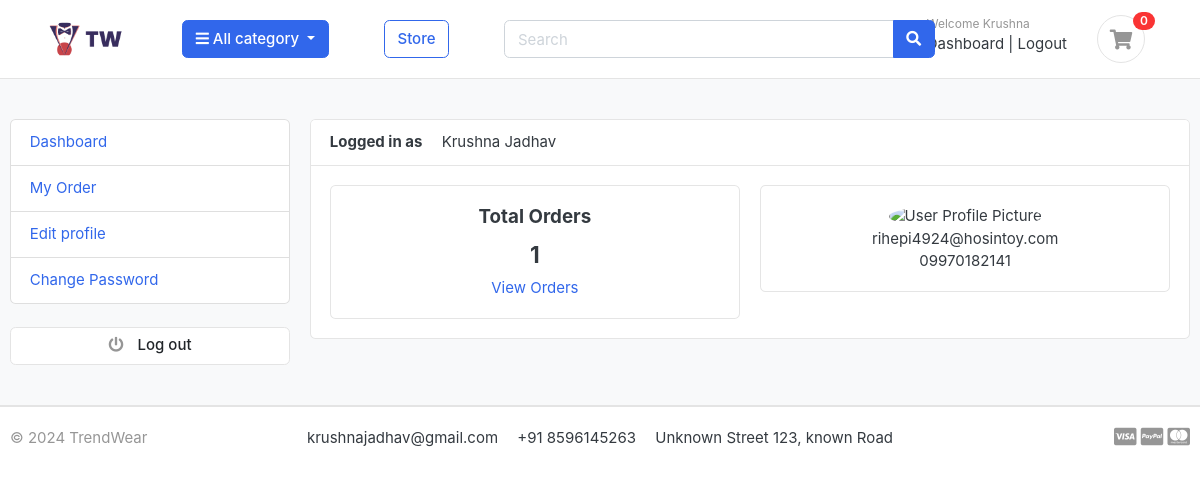
Page /accounts/dashboard/ (signed in) on the committed database.
### accounts/models.py (models this page shows, shortened)
class Account(AbstractBaseUser):
    first_name   = models.CharField(max_length=50)
    last_name    = models.CharField(max_length=50)
    username     = models.CharField(max_length=50,unique=True)
    email        = models.EmailField(max_length=100,unique=True)
    phone_number = models.CharField(max_length=50)
    date_joined   = models.DateTimeField(auto_now_add=True)
    last_login    = models.DateTimeField(auto_now_add=True)
    is_admin      = models.BooleanField(default=False)
    is_staff      = models.BooleanField(default=False)
    is_active     = models.BooleanField(default=False)
    is_superadmin = models.BooleanField(default=False)
    USERNAME_FIELD = 'email'
    REQUIRED_FIELDS =['username','first_name','last_name']
    objects=MyAccountManager()
    def full_name(self):
        return f'{self.first_name} {self.last_name}'

### accounts/views.py (the view)
# urls.py: path('dashboard/',v.dashboard,name='dashboard'),
@login_required(login_url='login')
def dashboard(request):
    orders= Order.objects.order_by('-created_at').filter(user_id=request.user.id, is_ordered=True)
    orders_count=orders.count()
    context={
        'orders_count':orders_count,
    }
    return render(request,'accounts/dashboard.html',context)

### EK_app/context_processors.py (called while the page is built)
def menu_links(request):
    links = Category.objects.all()
    return dict(links=links)

### EK_app/models.py (called while the page is built)
    def get_url(self):
        return reverse('products_by_category',args=[self.slug])

### cart/context_processors.py (called while the page is built)
def counter(request):
    cart_count=0
    if 'admin' in request.path:
        return {}
    else:
        try:
            cart=Cart.objects.filter(cart_id=_cart_id(request))
            if request.user.is_authenticated:
                cart_items = CartItem.objects.all().filter(user=request.user)
            else:
                cart_items = CartItem.objects.all().filter(cart=cart[:1])
            for cart_item in cart_items:
                cart_count  += cart_item.quantity
        except Cart.DoesNotExist:
            cart_count=0
    return dict(cart_count=cart_count)

### cart/views.py (called while the page is built)
def _cart_id(request):
    cart=request.session.session_key
    if not cart:
        cart=request.session.create()
    return cart

### EK_app/templates/accounts/dashboard.html (shortened to what this page needs)
{% extends "base.html" %}
{% block content %}
<section class="section-conten padding-y bg">
    <div class="container">
        <div class="row">
       {% include "includes/dashboard_sidebar.html" %}
        <main class="col-md-9">
            <article class="card">
            <header class="card-header">
                <strong class="d-inline-block mr-3">Logged in as </strong>
                <span>{{ user.full_name }}</span>
            </header>
            <div class="card-body">
                <div class="row">
                    <div class="col-md-6">
                        <div class="card" style="text-align:center;">
                            <div class="card-body">
                                <h5 class="card-title">Total Orders</h5>
                                <h4>{{orders_count}}</h4>
                                <a href="{% url "my_orders" %}">View Orders</a>
                            </div>
                        </div>
                    </div>
                    <div class="col-md-6">
                        <div class="card" style="text-align:center;">
                            <div class="card-body">
                               <img src="https://www.w3schools.com/howto/img_avatar.png" alt="User Profile Picture" width="50" height="50" style="border-radius:50%;">
                               <p class="mb-0">{{user.email}}</p>
                               <p>{{user.phone_number}}</p>
                            </div>
                        </div>
                    </div>
                </div>
            </div>
            </article>
        </main>
    </div>
    </div>
    </section>
{% endblock content %}

### EK_app/templates/includes/navbar.html (shortened to what this page needs)
{% load static %}
<header class="section-header">
    <section class="header-main border-bottom">
        <div class="container-fluid">
    <div class="row align-items-center">
        <div class="">
            <a href="/" class="brand-wrap">
                <img class="logo ml-5 mr-5"  src="{% static "./images/logo1.png" %}" >
            </a>
        </div>
        <div class="col-lg col-sm col-md col-6 flex-grow-0">
            <div class="category-wrap dropdown d-inline-block float-right">
                <button type="button" class="btn btn-primary dropdown-toggle" data-toggle="dropdown">
                    <i class="fa fa-bars"></i> All category
                </button>
            </div>
        </div>
        <a href="{% url "storev" %}" class="btn btn-outline-primary ml-5">Store</a>
        <div class="col-lg  col-md-6 col-sm-12 col">
            <form action="{% url "search" %}" class="search" method='GET'>
                <div class="input-group w-70 ml-5 ">
                    <input type="text" class="form-control" style="width:60%;" placeholder="Search" name="keyword">
                    <div class="input-group-append">
                      <button class="btn btn-primary " type="submit">
                        <i class="fa fa-search"></i>
                      </button>
                    </div>
                </div>
            </form>
        </div>
        <div class="col-lg-3 col-sm-6 col-8 order-2 order-lg-3">
                    <div class="d-flex justify-content-end mb-3 mb-lg-0">
                        {% if user.id is None %}
                        <div class="widget-header mr-4">
                            <small class="title text-muted">Welcome guest!</small>
                            <div>
                                <a href="{% url 'login' %}">Sign in</a> <span class="dark-transp"> | </span>
                                <a href="{% url 'register' %}"> Register</a>
                            </div>
                        </div>
                        {% else %}
                        <div class="widget-header">
                            <small class="title text-muted">Welcome {{user.first_name}}</small>
                            <div>
                                <a href="{% url "dashboard" %}">Dashboard</a> <span class="dark-transp"> | </span>
                                <a href="{% url 'logout' %}">Logout</a>
                            </div>
                        </div>
                        {% endif %}
                        <a href="{% url "cart" %}" class="widget-header pl-3 ml-3">
                            <div class="icon icon-sm rounded-circle border mr-5"><i class="fa fa-shopping-cart"></i></div>
                            <span class="badge badge-pill badge-danger notify mr-5">{{ cart_count }}</span>
                        </a>
                    </div>
                </div>
    </div>
        </div>
    </section>
    </header>

### EK_app/static/css/style.css (style rules this page uses)
* { padding: 0; margin: 0; }

### EK_app/static/css/ui.css (style rules this page uses)
html { font-family: "Inter", sans-serif; font-size: 15px; }
.icon-xs, .icon-sm, .icon-md, .icon-lg { display: inline-block; text-align: center; flex-shrink: 0; flex-grow: 0; }
.icon-sm { width: 48px; height: 48px; line-height: 48px !important; font-size: 20px; }
.padding-y { padding-top: 40px; padding-bottom: 40px; }
article:after, .form-group:after { display: block; clear: both; content: ""; }
.bg { background-color: #f8f9fa; }
p:last-child { margin-bottom: 0; }
.header-main { position: relative; padding-top: 1rem; padding-bottom: 1rem; }
.brand-wrap .logo, .navbar-brand .logo { margin-right: 7px; max-height: 42px; display: inline-block; }
.widget-header { display: inline-block; vertical-align: middle; position: relative; }
.widget-header a { color: #343a40; }
.widget-header i { color: #969696; }
.widget-header .title { display: block; }
.widget-header .notify { position: absolute; top: -3px; right: -10px; }
.notify { position: absolute; top: -4px; right: -10px; display: inline-block; padding: 0.25em 0.6em; font-size: 12px; line-height: 1; text-align: center; border-radius: 3rem; color: #fff; background-color: #fa3434; }

### rows in the picture
Account: first_name "Krushna", full_name "Krushna Jadhav", email "rihepi4924@hosintoy.com", phone_number "09970182141"

### other values in the picture
{{ cart_count }} "0"
{{ orders_count }} "1"
